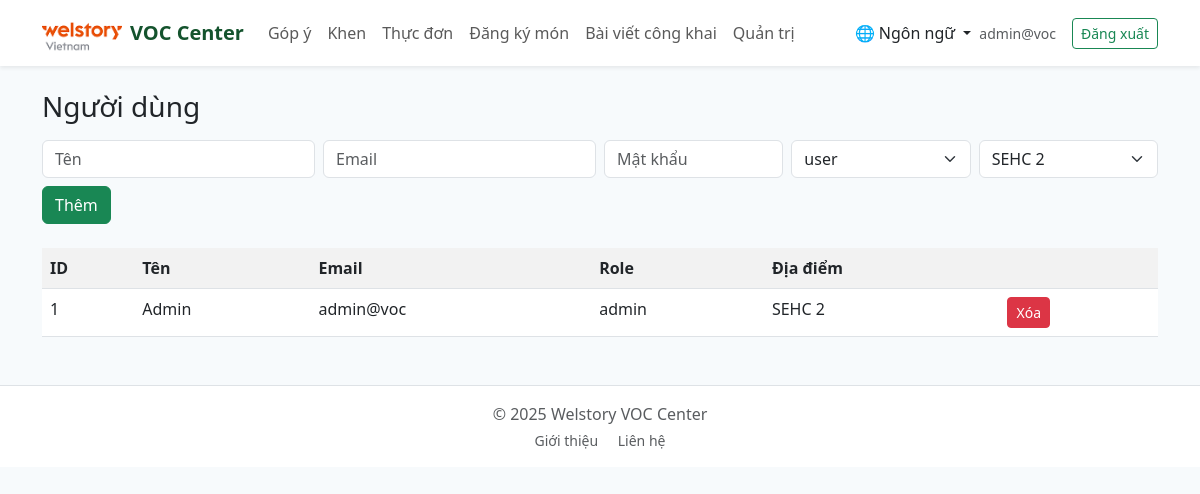
The app's page /admin/users (signed in) with its own data.
### app.py (models this page shows)
class User(db.Model):
    id = db.Column(db.Integer, primary_key=True)
    name = db.Column(db.String(120))
    email = db.Column(db.String(120), unique=True)
    password = db.Column(db.String(120))
    role = db.Column(db.String(20), default="user")  # admin/user/kitchen
    location_id = db.Column(db.Integer, db.ForeignKey("location.id"))
    location = db.relationship("Location")

class Location(db.Model):
    id = db.Column(db.Integer, primary_key=True)
    name = db.Column(db.String(120), nullable=False)

### app.py (the view, shortened to what this page needs)
@app.route("/admin/users", methods=["GET","POST"])
def admin_users():
    if not require_admin():
        return redirect(url_for("login"))
    users = User.query.all()
    locs = Location.query.all()
    return render_template("admin/users.html", users=users, locations=locs)

### app.py (called while the page is built)
def tr(key):
    lang = session.get("lang", "vi")
    return T.get(lang, T["vi"]).get(key, key)

def current_user():
    uid = session.get("uid")
    if uid:
        return User.query.get(uid)
    return None

def require_admin():
    u = current_user()
    return (u and u.role == "admin")

### templates/admin/users.html
{% extends "base.html" %}
{% block content %}
<h3 class="mb-3">{{ tr("users") }}</h3>
<form method="post" class="row g-2 mb-4">
  <div class="col-md-3"><input class="form-control" name="name" placeholder="Tên"></div>
  <div class="col-md-3"><input class="form-control" type="email" name="email" placeholder="Email"></div>
  <div class="col-md-2"><input class="form-control" name="password" placeholder="{{ tr("password") }}"></div>
  <div class="col-md-2">
    <select class="form-select" name="role"><option value="user">user</option><option value="admin">admin</option></select>
  </div>
  <div class="col-md-2">
    <select class="form-select" name="location_id">
      {% for l in locations %}<option value="{{ l.id }}">{{ l.name }}</option>{% endfor %}
    </select>
  </div>
  <div class="col-md-12"><button class="btn btn-success">{{ tr("add") }}</button></div>
</form>
<table class="table table-striped"><tr><th>ID</th><th>Tên</th><th>Email</th><th>Role</th><th>Địa điểm</th><th></th></tr>
{% for u in users %}<tr><td>{{ u.id }}</td><td>{{ u.name }}</td><td>{{ u.email }}</td><td>{{ u.role }}</td><td>{{ u.location.name if u.location else "" }}</td>
<td><a class="btn btn-sm btn-danger" href="/admin/users/{{ u.id }}/delete">{{ tr("delete") }}</a></td></tr>{% endfor %}</table>
{% endblock %}

### templates/base.html (shortened to what this page needs)
<!doctype html>
<html lang="vi">
<head>
  <link href="https://cdn.jsdelivr.net/npm/bootstrap@5.3.0/dist/css/bootstrap.min.css" rel="stylesheet">
</head>
<body>
<nav class="navbar navbar-expand-lg bg-white shadow-sm">
  <div class="container">
     <a class="navbar-brand d-flex align-items-center" href="/">
      <img src="{{ url_for('static', filename='img/logo.png') }}" alt="Logo" height="40" class="me-2">
      VOC Center
    </a>
    <div class="collapse navbar-collapse" id="nav">
      <ul class="navbar-nav me-auto mb-2 mb-lg-0">
        <li class="nav-item"><a class="nav-link {% if active=='feedback' %}active{% endif %}" href="/feedback">{{ tr("feedback") }}</a></li>
        <li class="nav-item"><a class="nav-link {% if active=='praise' %}active{% endif %}" href="/praise">{{ tr("praise") }}</a></li>
        <li class="nav-item"><a class="nav-link {% if active=='menu' %}active{% endif %}" href="/menu">{{ tr("menu") }}</a></li>
        <li class="nav-item"><a class="nav-link {% if active=='order' %}active{% endif %}" href="/order">{{ tr("order") }}</a></li>
        <li class="nav-item"><a class="nav-link {% if active=='posts' %}active{% endif %}" href="/posts">{{ tr("public_posts") }}</a></li>
        {% if current_user() and current_user().role=='admin' %}
        <li class="nav-item"><a class="nav-link {% if active=='admin' %}active{% endif %}" href="/admin">{{ tr("admin") }}</a></li>
        {% endif %}
      </ul>
      <div class="d-flex align-items-center gap-2">
        <div class="nav-item dropdown">
          <a class="nav-link dropdown-toggle" href="#" id="langDropdown" role="button"
            data-bs-toggle="dropdown" aria-expanded="false">
            🌐 Ngôn ngữ
          </a>
        </div>
        {% if current_user() %}
          <span class="text-muted small me-2">{{ current_user().email }}</span>
          <a class="btn btn-sm btn-outline-success" href="/logout">{{ tr("logout") }}</a>
        {% else %}
        <a class="btn btn-sm btn-outline-success" href="/login">{{ tr("login") }}</a>
        {% endif %}
      </div>
    </div>
  </div>
</nav>
<div class="container my-4">
  {% block content %}{% endblock %}
</div>
<footer class="bg-white text-center text-muted py-3 mt-5 border-top">
  <div class="container">
    <p class="mb-1">&copy; 2025 Welstory VOC Center</p>
    <p class="small mb-0">
      <a href="https://www.welstory.vn/contents/aboutus/welstory.html"
         target="_blank"
         class="text-muted text-decoration-none me-3">Giới thiệu</a>
      <a href="https://www.welstory.vn/contents/contactus/offices_v01.html"
         target="_blank"
         class="text-muted text-decoration-none">Liên hệ</a>
    </p>
  </div>
</footer>
</body>
</html>

### templates/base.html (style rules this page uses)
body { background:#f7fafc }
.navbar-brand { font-weight:700;color:#14532d!important }

### records on screen
User: email "admin@voc", id "1", name "Admin", role "admin", location "SEHC 2", tr "Xóa"

### other values on screen
{{ tr("feedback") }} "Góp ý"
{{ tr("praise") }} "Khen"
{{ tr("menu") }} "Thực đơn"
{{ tr("order") }} "Đăng ký món"
{{ tr("public_posts") }} "Bài viết công khai"
{{ tr("admin") }} "Quản trị"
{{ tr("logout") }} "Đăng xuất"
{{ tr("users") }} "Người dùng"
{{ tr("add") }} "Thêm"
form field location_id "SEHC 2"
